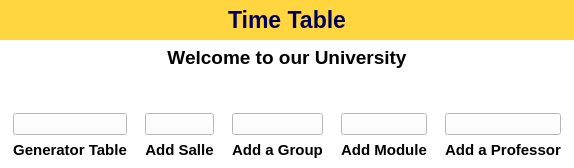
               <widget class="QWidget" name="page">
                <property name="styleSheet">
                 <string notr="true">QWidget{background:#fff;}</string>
                </property>
                <layout class="QVBoxLayout" name="verticalLayout_9">
                 <property name="leftMargin">
                  <number>0</number>
                 </property>
                 <property name="topMargin">
                  <number>0</number>
                 </property>
                 <property name="rightMargin">
                  <number>0</number>
                 </property>
                 <property name="bottomMargin">
                  <number>0</number>
                 </property>
                 <item alignment="Qt::AlignTop">
                  <widget class="QWidget" name="widget_11" native="true">
                   <layout class="QVBoxLayout" name="verticalLayout_12">
                    <property name="spacing">
                     <number>0</number>
                    </property>
                    <property name="leftMargin">
                     <number>0</number>
                    </property>
                    <property name="topMargin">
                     <number>0</number>
                    </property>
                    <property name="rightMargin">
                     <number>0</number>
                    </property>
                    <property name="bottomMargin">
                     <number>0</number>
                    </property>
                    <item>
                     <widget class="QLabel" name="label_5">
                      <property name="minimumSize">
                       <size>
                        <width>0</width>
                        <height>40</height>
                       </size>
                      </property>
                      <property name="maximumSize">
                       <size>
                        <width>16777215</width>
                        <height>40</height>
                       </size>
                      </property>
                      <property name="font">
                       <font>
                        <pointsize>-1</pointsize>
                       </font>
                      </property>
                      <property name="styleSheet">
                       <string notr="true">QLabel{
color:rgb(0, 0, 89);
background-color: rgb(255, 214, 64);
font-size:24px;

}</string>
                      </property>
                      <property name="text">
                       <string>&lt;html&gt;&lt;head/&gt;&lt;body&gt;&lt;p align=&quot;center&quot;&gt;&lt;span style=&quot; font-size:17pt; font-weight:600;&quot;&gt;Time Table&lt;/span&gt;&lt;/p&gt;&lt;/body&gt;&lt;/html&gt;</string>
                      </property>
                     </widget>
                    </item>
                   </layout>
                  </widget>
                 </item>
                 <item>
                  <widget class="QLabel" name="label_23">
                   <property name="styleSheet">
                    <string notr="true">background-color: rgb(255, 255, 255);</string>
                   </property>
                   <property name="text">
                    <string>&lt;html&gt;&lt;head/&gt;&lt;body&gt;&lt;p align=&quot;center&quot;&gt;&lt;span style=&quot; font-size:14pt; font-weight:600;&quot;&gt;Welcome to our University&lt;/span&gt;&lt;/p&gt;&lt;/body&gt;&lt;/html&gt;</string>
                   </property>
                  </widget>
                 </item>
                 <item>
                  <widget class="QWidget" name="widget_13" native="true">
                   <property name="sizePolicy">
                    <sizepolicy hsizetype="Preferred" vsizetype="Expanding">
                     <horstretch>0</horstretch>
                     <verstretch>0</verstretch>
                    </sizepolicy>
                   </property>
                   <layout class="QHBoxLayout" name="horizontalLayout_7">
                    <property name="topMargin">
                     <number>0</number>
                    </property>
                    <item>
                     <widget class="QLabel" name="label_22">
                      <property name="maximumSize">
                       <size>
                        <width>600</width>
                        <height>280</height>
                       </size>
                      </property>
                      <property name="text">
                       <string/>
                      </property>
                      <property name="pixmap">
                       <pixmap resource="menu.qrc">:/icons/icons/timetable.png</pixmap>
                      </property>
                      <property name="scaledContents">
                       <bool>true</bool>
                      </property>
                     </widget>
                    </item>
                   </layout>
                  </widget>
                 </item>
                 <item alignment="Qt::AlignBottom">
                  <widget class="QWidget" name="widget_12" native="true">
                   <layout class="QHBoxLayout" name="horizontalLayout_6">
                    <property name="spacing">
                     <number>0</number>
                    </property>
                    <property name="leftMargin">
                     <number>4</number>
                    </property>
                    <property name="topMargin">
                     <number>0</number>
                    </property>
                    <property name="rightMargin">
                     <number>4</number>
                    </property>
                    <property name="bottomMargin">
                     <number>0</number>
                    </property>
                    <item>
                     <widget class="QWidget" name="widget_14" native="true">
                      <property name="maximumSize">
                       <size>
                        <width>16777215</width>
                        <height>200</height>
                       </size>
                      </property>
                      <layout class="QVBoxLayout" name="verticalLayout_22">
                       <item>
                        <widget class="QPushButton" name="pushButton">
                         <property name="sizePolicy">
                          <sizepolicy hsizetype="Minimum" vsizetype="Expanding">
                           <horstretch>0</horstretch>
                           <verstretch>0</verstretch>
                          </sizepolicy>
                         </property>
                         <property name="maximumSize">
                          <size>
                           <width>16777215</width>
                           <height>155</height>
                          </size>
                         </property>
                         <property name="text">
                          <string/>
                         </property>
                         <property name="icon">
                          <iconset resource="menu.qrc">
                           <normaloff>:/icons/icons/table.png</normaloff>:/icons/icons/table.png</iconset>
                         </property>
                         <property name="iconSize">
                          <size>
                           <width>120</width>
                           <height>100</height>
                          </size>
                         </property>
                        </widget>
                       </item>
                       <item>
                        <widget class="QWidget" name="widget_19" native="true">
                         <layout class="QVBoxLayout" name="verticalLayout_21">
                          <property name="spacing">
                           <number>0</number>
                          </property>
                          <property name="leftMargin">
                           <number>0</number>
                          </property>
                          <property name="topMargin">
                           <number>0</number>
                          </property>
                          <property name="rightMargin">
                           <number>0</number>
                          </property>
                          <property name="bottomMargin">
                           <number>0</number>
                          </property>
                          <item>
                           <widget class="QLabel" name="label_21">
                            <property name="text">
                             <string>&lt;html&gt;&lt;head/&gt;&lt;body&gt;&lt;p align=&quot;center&quot;&gt;&lt;span style=&quot; font-size:11pt; font-weight:600;&quot;&gt;Generator Table&lt;/span&gt;&lt;/p&gt;&lt;/body&gt;&lt;/html&gt;</string>
                            </property>
                           </widget>
                          </item>
                         </layout>
                        </widget>
                       </item>
                      </layout>
                     </widget>
                    </item>
                    <item>
                     <widget class="QWidget" name="widget_15" native="true">
                      <property name="maximumSize">
                       <size>
                        <width>16777215</width>
                        <height>200</height>
                       </size>
                      </property>
                      <layout class="QVBoxLayout" name="verticalLayout_20">
                       <item>
                        <widget class="QPushButton" name="pushButton_11">
                         <property name="sizePolicy">
                          <sizepolicy hsizetype="Minimum" vsizetype="Expanding">
                           <horstretch>0</horstretch>
                           <verstretch>0</verstretch>
                          </sizepolicy>
                         </property>
                         <property name="maximumSize">
                          <size>
                           <width>16777215</width>
                           <height>155</height>
                          </size>
                         </property>
                         <property name="text">
                          <string/>
                         </property>
                         <property name="icon">
                          <iconset resource="menu.qrc">
                           <normaloff>:/icons/icons/room.png</normaloff>:/icons/icons/room.png</iconset>
                         </property>
                         <property name="iconSize">
                          <size>
                           <width>120</width>
                           <height>100</height>
                          </size>
                         </property>
                        </widget>
                       </item>
                       <item>
                        <widget class="QWidget" name="widget_20" native="true">
                         <layout class="QVBoxLayout" name="verticalLayout_19">
                          <property name="spacing">
                           <number>0</number>
                          </property>
                          <property name="leftMargin">
                           <number>0</number>
                          </property>
                          <property name="topMargin">
                           <number>0</number>
                          </property>
                          <property name="rightMargin">
                           <number>0</number>
                          </property>
                          <property name="bottomMargin">
                           <number>0</number>
                          </property>
                          <item>
                           <widget class="QLabel" name="label_20">
                            <property name="text">
                             <string>&lt;html&gt;&lt;head/&gt;&lt;body&gt;&lt;p align=&quot;center&quot;&gt;&lt;span style=&quot; font-size:11pt; font-weight:600;&quot;&gt;Add Salle&lt;/span&gt;&lt;/p&gt;&lt;/body&gt;&lt;/html&gt;</string>
                            </property>
                           </widget>
                          </item>
                         </layout>
                        </widget>
                       </item>
                      </layout>
                     </widget>
                    </item>
                    <item>
                     <widget class="QWidget" name="widget_16" native="true">
                      <property name="maximumSize">
                       <size>
                        <width>16777215</width>
                        <height>200</height>
                       </size>
                      </property>
                      <layout class="QVBoxLayout" name="verticalLayout_18">
                       <item>
                        <widget class="QPushButton" name="pushButton_12">
                         <property name="sizePolicy">
                          <sizepolicy hsizetype="Minimum" vsizetype="Expanding">
                           <horstretch>0</horstretch>
                           <verstretch>0</verstretch>
                          </sizepolicy>
                         </property>
                         <property name="maximumSize">
                          <size>
                           <width>16777215</width>
                           <height>155</height>
                          </size>
                         </property>
                         <property name="text">
                          <string/>
                         </property>
                         <property name="icon">
                          <iconset resource="menu.qrc">
                           <normaloff>:/icons/icons/students.png</normaloff>:/icons/icons/students.png</iconset>
                         </property>
                         <property name="iconSize">
                          <size>
                           <width>120</width>
                           <height>100</height>
                          </size>
                         </property>
                        </widget>
                       </item>
                       <item>
                        <widget class="QWidget" name="widget_21" native="true">
                         <layout class="QVBoxLayout" name="verticalLayout_17">
                          <property name="spacing">
                           <number>0</number>
                          </property>
                          <property name="leftMargin">
                           <number>0</number>
                          </property>
                          <property name="topMargin">
                           <number>0</number>
                          </property>
                          <property name="rightMargin">
                           <number>0</number>
                          </property>
                          <property name="bottomMargin">
                           <number>0</number>
                          </property>
                          <item>
                           <widget class="QLabel" name="label_19">
                            <property name="text">
                             <string>&lt;html&gt;&lt;head/&gt;&lt;body&gt;&lt;p align=&quot;center&quot;&gt;&lt;span style=&quot; font-size:11pt; font-weight:600;&quot;&gt;Add a Group&lt;/span&gt;&lt;/p&gt;&lt;/body&gt;&lt;/html&gt;</string>
                            </property>
                           </widget>
                          </item>
                         </layout>
                        </widget>
                       </item>
                      </layout>
                     </widget>
                    </item>
                    <item>
                     <widget class="QWidget" name="widget_17" native="true">
                      <property name="maximumSize">
                       <size>
                        <width>16777215</width>
                        <height>200</height>
                       </size>
                      </property>
                      <layout class="QVBoxLayout" name="verticalLayout_16">
                       <item>
                        <widget class="QPushButton" name="pushButton_13">
                         <property name="sizePolicy">
                          <sizepolicy hsizetype="Minimum" vsizetype="Expanding">
                           <horstretch>0</horstretch>
                           <verstretch>0</verstretch>
                          </sizepolicy>
                         </property>
                         <property name="maximumSize">
                          <size>
                           <width>16777215</width>
                           <height>155</height>
                          </size>
                         </property>
                         <property name="text">
                          <string/>
                         </property>
                         <property name="icon">
                          <iconset resource="menu.qrc">
                           <normaloff>:/icons/icons/scale.png</normaloff>:/icons/icons/scale.png</iconset>
                         </property>
                         <property name="iconSize">
                          <size>
                           <width>120</width>
                           <height>100</height>
                          </size>
                         </property>
                        </widget>
                       </item>
                       <item>
                        <widget class="QWidget" name="widget_22" native="true">
                         <property name="sizePolicy">
                          <sizepolicy hsizetype="Preferred" vsizetype="Minimum">
                           <horstretch>0</horstretch>
                           <verstretch>0</verstretch>
                          </sizepolicy>
                         </property>
                         <layout class="QVBoxLayout" name="verticalLayout_15">
                          <property name="spacing">
                           <number>0</number>
                          </property>
                          <property name="leftMargin">
                           <number>0</number>
                          </property>
                          <property name="topMargin">
                           <number>0</number>
                          </property>
                          <property name="rightMargin">
                           <number>0</number>
                          </property>
                          <property name="bottomMargin">
                           <number>0</number>
                          </property>
                          <item>
                           <widget class="QLabel" name="label_18">
                            <property name="text">
                             <string>&lt;html&gt;&lt;head/&gt;&lt;body&gt;&lt;p align=&quot;center&quot;&gt;&lt;span style=&quot; font-size:11pt; font-weight:600;&quot;&gt;Add Module&lt;/span&gt;&lt;/p&gt;&lt;/body&gt;&lt;/html&gt;</string>
                            </property>
                           </widget>
                          </item>
                         </layout>
                        </widget>
                       </item>
                      </layout>
                     </widget>
                    </item>
                    <item>
                     <widget class="QWidget" name="widget_18" native="true">
                      <property name="maximumSize">
                       <size>
                        <width>16777215</width>
                        <height>200</height>
                       </size>
                      </property>
                      <layout class="QVBoxLayout" name="verticalLayout_13">
                       <property name="spacing">
                        <number>6</number>
                       </property>
                       <property name="leftMargin">
                        <number>9</number>
                       </property>
                       <property name="topMargin">
                        <number>9</number>
                       </property>
                       <property name="bottomMargin">
                        <number>9</number>
                       </property>
                       <item>
                        <widget class="QPushButton" name="pushButton_14">
                         <property name="sizePolicy">
                          <sizepolicy hsizetype="Minimum" vsizetype="Expanding">
                           <horstretch>0</horstretch>
                           <verstretch>0</verstretch>
                          </sizepolicy>
                         </property>
                         <property name="maximumSize">
                          <size>
                           <width>16777215</width>
                           <height>155</height>
                          </size>
                         </property>
                         <property name="text">
                          <string/>
                         </property>
                         <property name="icon">
                          <iconset resource="menu.qrc">
                           <normaloff>:/icons/icons/teacher.png</normaloff>:/icons/icons/teacher.png</iconset>
                         </property>
                         <property name="iconSize">
                          <size>
                           <width>120</width>
                           <height>100</height>
                          </size>
                         </property>
                        </widget>
                       </item>
                       <item alignment="Qt::AlignBottom">
                        <widget class="QWidget" name="widget_23" native="true">
                         <layout class="QVBoxLayout" name="verticalLayout_14">
                          <property name="spacing">
                           <number>0</number>
                          </property>
                          <property name="leftMargin">
                           <number>0</number>
                          </property>
                          <property name="topMargin">
                           <number>0</number>
                          </property>
                          <property name="rightMargin">
                           <number>0</number>
                          </property>
                          <property name="bottomMargin">
                           <number>0</number>
                          </property>
                          <item>
                           <widget class="QLabel" name="label_11">
                            <property name="text">
                             <string>&lt;html&gt;&lt;head/&gt;&lt;body&gt;&lt;p align=&quot;center&quot;&gt;&lt;span style=&quot; font-size:11pt; font-weight:600;&quot;&gt;Add a Professor&lt;/span&gt;&lt;/p&gt;&lt;/body&gt;&lt;/html&gt;</string>
                            </property>
                           </widget>
                          </item>
                         </layout>
                        </widget>
                       </item>
                      </layout>
                     </widget>
                    </item>
                   </layout>
                  </widget>
                 </item>
                </layout>
               </widget>
